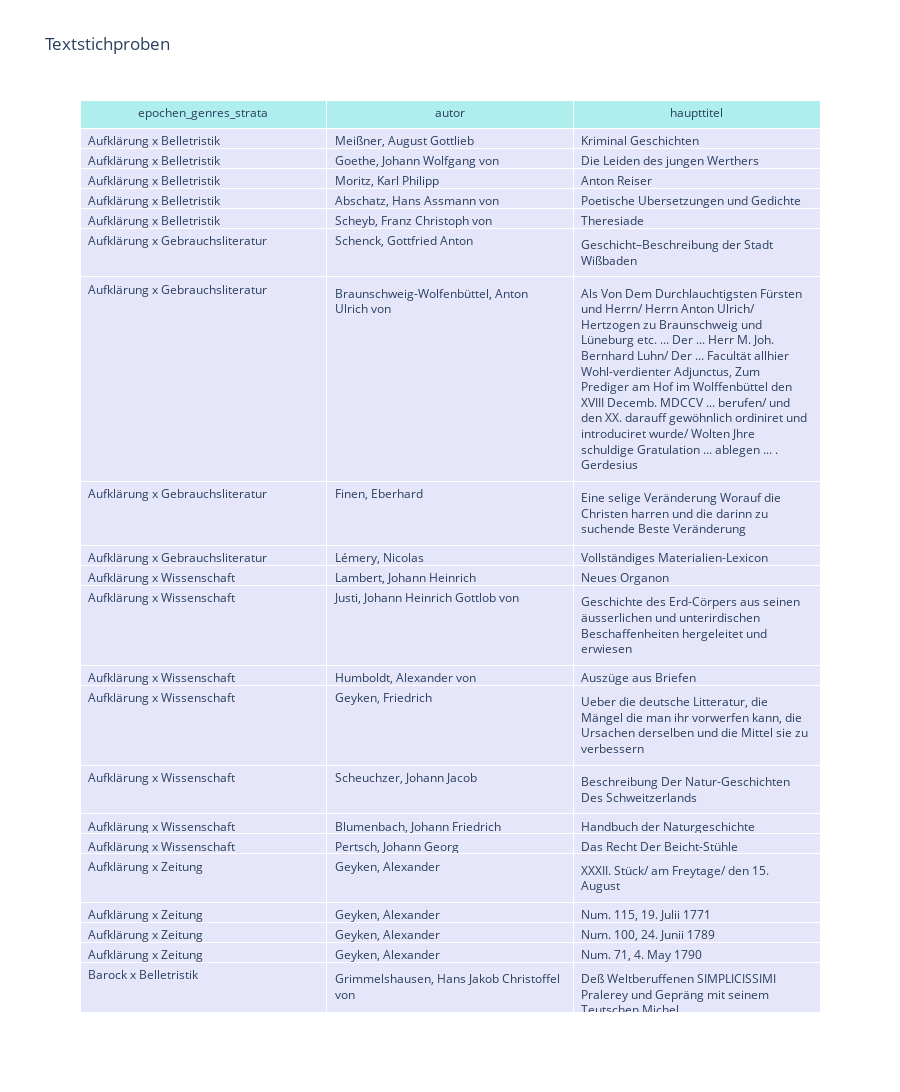

The cell this chart's notebook holds for it:
### Markdown cell above
Jetzt wurde die samples-Datenbank befüllt mit 100 zufälligen Textstichproben. An dieser Stelle werden nun die Titel und Untertitel, der Autor und die dazugehörige Epoche x Hauptklasse aufgelistet.

### Code cell
import pandas as pd
import sqlite3
import plotly.graph_objects as go

con = sqlite3.connect("Datenbank.db")

query = """SELECT epochen_genres_strata, autor, haupttitel FROM samples"""

df = pd.read_sql_query(query, con)
df_sorted = df.sort_values(by="epochen_genres_strata", ascending=True)

fig = go.Figure(data=[go.Table(
    header=dict(
        values=list(df_sorted.columns),
        fill_color="paleturquoise",
        align="center"
    ),
    cells=dict(
        values=[df_sorted[col] for col in df_sorted.columns],
        fill_color="lavender",
        align="left"
    )
)])
con.close()
fig.update_layout(title="Textstichproben", height=3000)
fig.show()

### Figure 1 — Plotly figure (JSON) as saved in the notebook; plotly's stock layout.template omitted (floating-point values rounded to 4 significant figures; data arrays with more than 128 entries replaced by an {"elided": "..."} marker saying what was removed)
{"data": [{"cells": {"align": "left", "fill": {"color": "lavender"}, "values": {"elided": "3x100 str values"}}, "header": {"align": "center", "fill": {"color": "paleturquoise"}, "values": ["epochen_genres_strata", "autor", "haupttitel"]}, "type": "table"}], "layout": {"height": 3000, "title": {"text": "Textstichproben"}}}
